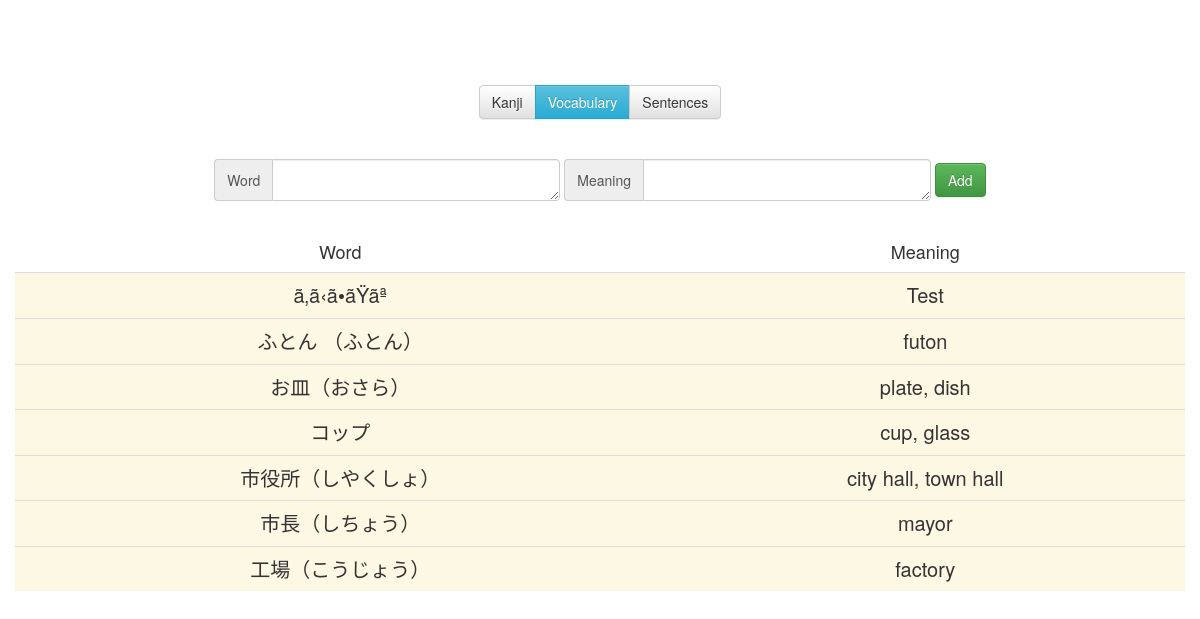
Before: /vocabularyController.php?word=1 with the older database file.
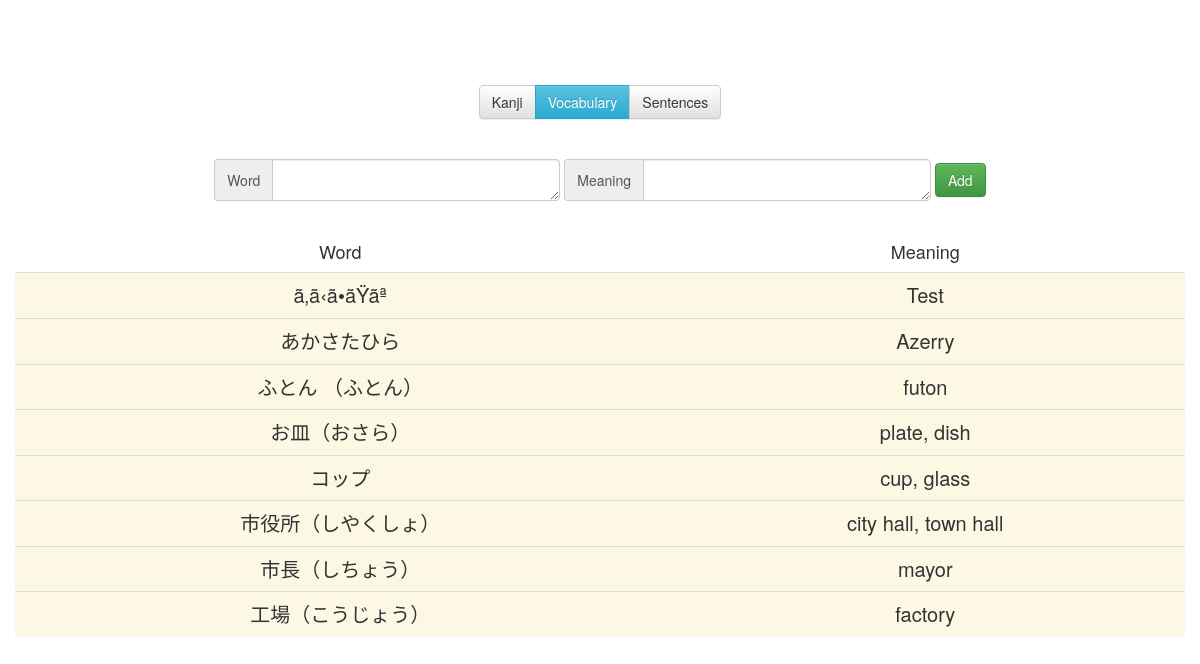
After: the same page with the newer database file.
### tables this page shows
CREATE TABLE `vocabulary` (
  `id` int(11) NOT NULL AUTO_INCREMENT,
  `chara` text NOT NULL,
  `meaning` text NOT NULL,
  `day` int(11) NOT NULL DEFAULT 1,
  `dateNext` timestamp NOT NULL DEFAULT current_timestamp() ON UPDATE current_timestamp(),
  `toTestKanji` tinyint(4) NOT NULL DEFAULT 0,
  `toTestMeaning` tinyint(4) NOT NULL DEFAULT 0,
  `testable` tinyint(4) NOT NULL DEFAULT 1,
  `word` tinyint(4) NOT NULL DEFAULT 1,
  PRIMARY KEY (`id`)
);

### vocabularyController.php (called while the page is built, shortened)
<?php
include_once("Word.php");
if($_GET["word"]==1) {
    $allWords = getAllWords();
}
else{
    $allWords = getAllSentences();
}
include_once("vocabularyView.php");
?>

### Connection.php (called while the page is built, shortened)
<?php
class Connection{
    private static $bdd = null;
    private function __construct(){
        try{
            self::$bdd = new PDO('mysql:host=localhost;dbname=kanji', 'root', '');
        }
        catch(Exception $e){
            die('Erreur : '.$e->getMessage());
        }
    }
    public static function getBdd(){
        return self::$bdd;
    }
}
?>

### Word.php (called while the page is built, shortened)
<?php
class Word{
    private $id;
    private $character;
    private $meaning;
    private $dateNext;
    private $class;
    public function __construct($id, $character, $meaning, $day, $dateNext, $toTestKanji, $toTestMeaning, $testable, $word){
        $this->id=$id;
        $this->character=$character;
        $this->meaning=$meaning;
        $this->dateNext=$dateNext;
    }
    public function calculTime(){
        $time = time();
        $second = strtotime($this->dateNext)-$time;
        if($second>0) {
            $jour = floor($second / (60 * 60 * 24));
            $heure = floor(($second - $jour * 24 * 60 * 60) / (60 * 60));
            $minute = floor(($second - $heure * 60 * 60 - $jour * 24 * 60 * 60) / (60));
            $second = floor($second - $minute * 60 - $heure * 60 * 60 - $jour * 24 * 60 * 60);
            if($jour==0){
                $this->class="warning";
            }
            else
                $this->compteur = $jour . "jours " . $heure . "h " . $minute . "m " . $second . "s";
        }
    }
    public function getId(){
        return $this->id;
    }
    public function getCharacter(){
        return $this->character;
    }
    public function getClass(){
        return $this->class;
    }
    public function getMeaning(){
        return $this->meaning;
    }
}
include_once("Connection.php");
function getAllWords(){
    $req = Connection::getBdd()->query("SELECT * FROM Vocabulary WHERE word=1 ORDER BY dateNext");
    while($data = $req->fetch())
        $array[] = new Word($data['id'], $data['chara'], $data['meaning'], $data['day'], $data['dateNext'], $data['toTestKanji'], $data['toTestMeaning'], $data['testable'], $data['word']);
    if(isset($array)) return $array;
}
?>

### vocabularyView.php (the view, shortened to what this page needs)
<body>
        <div class="page">
            <div class="menu-onglet btn-group" role="group" aria-label="...">
                <button onclick="document.location.href='index.php'" type="button" class="btn btn-default">Kanji</button>
                <button onclick="document.location.href='vocabularyController.php?word=1'" type="button" class="btn <?php if($_GET['word']==1) echo 'btn-info';else echo 'btn-default' ?>">Vocabulary</button>
                <button onclick="document.location.href='vocabularyController.php?word=2'" type="button" class="btn <?php if($_GET['word']==2) echo 'btn-info';else echo 'btn-default' ?>"">Sentences</button>
            </div>
            <form id="form-add" action="vocabularyController.php?word=<?php echo $_GET['word'] ?>" method="post" class="form-inline">
                <div class="form-group">
                <div class="input-group">
                    <div class="input-group-addon">Word</div>
                <textarea autocomplete="off" autocorrect="off" autocapitalize="off" spellcheck="false" type="text" rows="1" class="form-control" name="word"></textarea>
                </div>
                <div class="input-group">
                    <div class="input-group-addon">Meaning</div>
                    <textarea autocomplete="off" autocorrect="off" autocapitalize="off" spellcheck="false" type="text" rows="1" class="form-control" name="meaning"></textarea>
                </div>
                </div>
                <button type="submit" class="btn btn-success">Add</button>
            </form>
        <table class="table">
        <tr>
            <td><?php if($_GET['word']==1) echo 'Word';else echo 'Sentence'?></td>
            <td>Meaning</td>
        </tr>
<?php
    if(isset($allWords)){
        foreach ($allWords as $word){?>
            <tr <?php echo "onclick=document.location.href='vocabularyReview.php?id=".$word->getId()."&word=".$_GET['word']."'" ?> class=<?php echo "'listKanji ".$word->getClass()."'" ?>>
                <td><?php echo $word->getCharacter() ?></td>
                <td><?php echo $word->getMeaning() ?></td>
            </tr>
        <?php
        }
    }?>
    </table>
    </div>
</body>
</html>

### css/style.css (style rules this page uses)
body { --color-background: white; --font-color: rgb(51, 51, 51); background-color: var(--color-background) !important; }
.page { padding-top: 15px; text-align: center; margin-right: auto; margin-left: auto; color: var(--font-color); }
@media (min-width: 768px) { .page { width: 750px; } }
@media (min-width: 992px) { .page { width: 970px; } }
@media (min-width: 1200px) { .page { width: 1170px; } }
.table > tbody > tr:first-child > td { font-size: 18px; border: none; color: var(--font-color); background-color: var(--color-background) !important; }
.table > tbody > tr > td { color: rgb(51, 51, 51); }
td { vertical-align: top; text-align: center; }
table { margin-top: 30px; width: 100%; }
.page > table { margin-bottom: 0px; }
.listKanji { cursor: pointer; }
@media (min-width: 992px) { .listKanji { font-size: 20px; } }
.menu-onglet { margin-top: 70px; }
#form-add { margin-top: 40px; }
.form-control { font-size: 25px; width: 700px; }

Changed rows visible on the page:
added vocabulary: chara "あかさたひら", meaning "Azerry"
